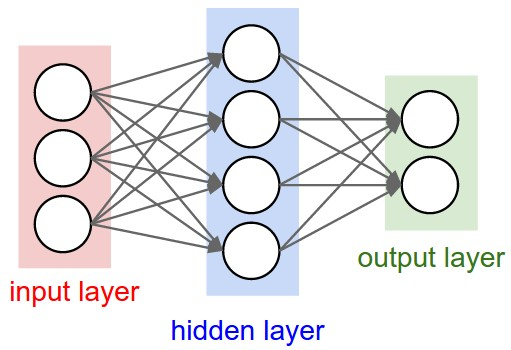
#> input picture Week 14/neural-network-on-iris/img/neural_net.jpeg, 511 x 350 px, found by its file name
$ jupyter execute --allow-errors ResizeAllImages.ipynb   (older library calls are emulated)
#> lines starting #> are read from the running program, lines starting #| are printed output that depends on the picture
[cell 1]
from PIL import Image
import os

print("Shrink images in the folder")
folder = input("./wedding")
#> the answer given: ../Week 14/neural-network-on-iris/img
for i in os.listdir(folder):
    file = f"{folder}\\{i}"
    im = Image.open(file)
#> im is the input picture: PIL image 511x350 RGB; mean R, G, B 233.5, 232.5, 234.3
    im = im.resize((256, 256), Image.ANTIALIAS)
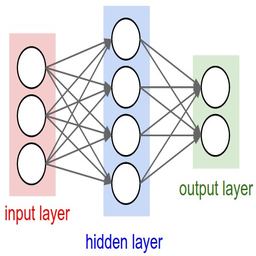
#> im: PIL image 256x256 RGB; mean R, G, B 233.2, 232.1, 234
    im.save(file)

print("images done")
#> (the rest of this cell did not finish here and is left out)
